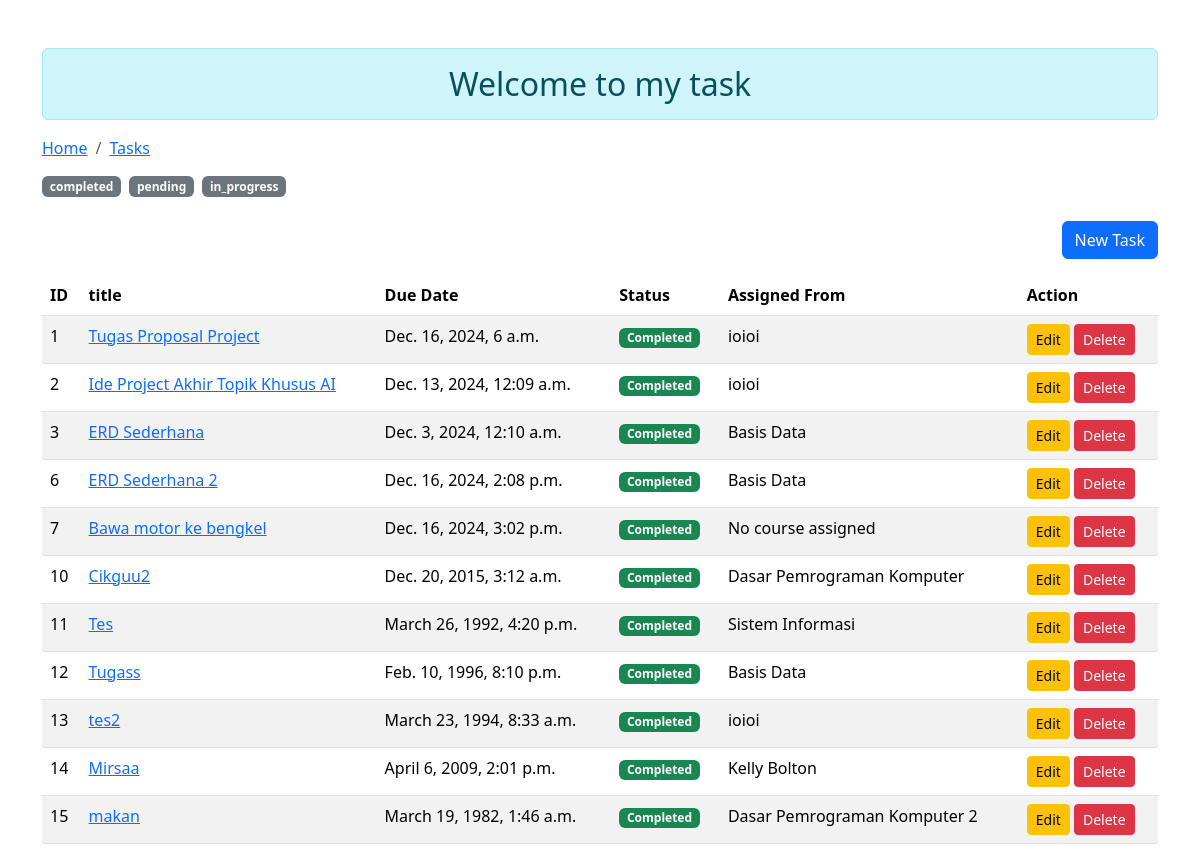
Page /tasks/status/completed/ on the committed database.
### tasks/models.py (models this page shows, shortened)
class Task(models.Model):
    STATUS_CHOICES = [
        ('pending', 'Pending'),
        ('in_progress', 'In Progress'),
        ('completed', 'Completed'),
    ]
    title = models.CharField(max_length=200)
    description = models.TextField(blank=True, null=True)
    link = models.URLField(blank=True, null=True)
    due_date = models.DateTimeField()
    status = models.CharField(
        max_length=20,
        choices=STATUS_CHOICES,
        default='pending'
    )
    course = models.ForeignKey(
        courses.Course,
        on_delete=models.CASCADE,
        null=True,
        blank=True,
        related_name="tasks"
    )

### courses/models.py (models this page shows, shortened)
class Course(models.Model):
    name = models.CharField(max_length=200, unique=True)
    semester = models.PositiveIntegerField()
    description = models.TextField(blank=True, null=True)
    slug = models.SlugField(blank=True,unique=True, default='', editable=False)
    sks = models.PositiveIntegerField(default=2)

### tasks/views.py (the view)
# urls.py: path("", views.TaskListView.as_view(), name="tasks_list"),
class TaskListView(ListView):
    model = models.Task
    template_name = 'tasks/index.html'
    context_object_name = 'Tasks'
    ordering =['due_date']
    def get_queryset(self):
        status =self.kwargs.get('status', None)
        if status:
            return models.Task.objects.filter(status=status)
        return models.Task.objects.all()
    def get_context_data(self, **kwargs):
        context = super().get_context_data(**kwargs)
        context['Title'] = 'My Tasks'
        context['Content'] = 'Welcome to my task'
        context['Status'] = ['completed','pending', 'in_progress']
        context['Selected_status'] =self.kwargs.get('status', None)
        return context

### tasks/templates/tasks/index.html (shortened to what this page needs)
{% load static %}
<!DOCTYPE html>
<html lang="en">
  <head>
    <link
      href="https://cdn.jsdelivr.net/npm/bootstrap@5.3.3/dist/css/bootstrap.min.css"
      rel="stylesheet"
    />
  </head>
  <body>
    <div class="container mt-5">
      <h2 class="text-center alert alert-info">{{Content}}</h2>
      <nav aria-label="breadcrumb">
        <ol class="breadcrumb">
          <li class="breadcrumb-item"><a href="/">Home</a></li>
          <li class="breadcrumb-item active" aria-current="page">
            <a href="{% url "tasks:tasks_list"%}">Tasks</a>
          </li>
        </ol>
      </nav>
      <div class="semester-filter mb-4">
        <div class="d-flex gap-2">
        {% for status in Status %}
            {% if selected_status == status %}
                <a href="{% url "tasks:tasks_by_status" status=status%}" class="badge bg-primary text-decoration-none">{{ status }}</a>
            {% else %}
                <a  href="{% url "tasks:tasks_by_status" status=status%}" class="badge bg-secondary text-decoration-none">{{ status }}</a>
            {% endif %}
        {% endfor %}
        </div>
      </div>
    <div class="d-flex justify-content-end">
        <a href="{% url "tasks:task_new"%}" class="btn btn-primary mb-3 mb-3">New Task</a>
    </div>
    <div class="row">
        <div class="table-responsive">
          <table class="table table-hover table-striped">
            <thead>
              <tr>
                <th>ID</th>
                <th>title</th>
                <th>Due Date</th>
                <th>Status</th>
                <th>Assigned From</th>
                <th>Action</th>
              </tr>
            </thead>
            <tbody id="tbody">
              {% for task in Tasks %}
              <tr>
                <td>{{task.id}}</td>
                <td>
                  <a href="{% url "tasks:tasks_detail" tasks_id=task.id%}">{{task.title}}</a>
                </td>
                <td>{{task.due_date}}</td>
                <td>
                    {% if task.status == 'completed' %}
                        <span class="badge bg-success">Completed</span>
                    {% elif task.status == 'pending' %}
                        <span class="badge bg-warning text-dark">Pending</span>
                    {% elif task.status == 'in_progress' %}
                        <span class="badge bg-info text-white">In Progress</span>
                    {% else %}
                        <span class="badge bg-secondary">Unknown</span>
                    {% endif %}
                </td>
                <td>{% if task.course %}
                    {{ task.course.name }}
                {% else %}
                    No course assigned
                {% endif %}</td>
                <td>
                  <input
                    type="button"
                    data-sid="{{task.id}}"
                    class="btn btn-warning btn-sm btn-edit"
                    value="Edit"
                  />
                  <input
                    type="button"
                    data-sid="{{task.id}}"
                    class="btn btn-danger btn-sm btn-del"
                    value="Delete"
                  />
                </td>
              </tr>
              {% endfor %}
            </tbody>
          </table>
        </div>
      </div>
    </div>
    <link href="https://cdnjs.cloudflare.com/ajax/libs/font-awesome/6.0.0/css/all.min.css" rel="stylesheet">
  </body>
</html>

### rows in the picture
Task: id "1", title "Tugas Proposal Project", due_date "Dec. 16, 2024, 6 a.m.", status "Completed", course.name "ioioi"
Task: id "2", title "Ide Project Akhir Topik Khusus AI", due_date "Dec. 13, 2024, 12:09 a.m.", status "Completed", course.name "ioioi"
Task: id "3", title "ERD Sederhana", due_date "Dec. 3, 2024, 12:10 a.m.", status "Completed", course.name "Basis Data"
Task: id "6", title "ERD Sederhana 2", due_date "Dec. 16, 2024, 2:08 p.m.", status "Completed", course.name "Basis Data"
Task: id "7", title "Bawa motor ke bengkel", due_date "Dec. 16, 2024, 3:02 p.m.", status "Completed", shows "No course assigned"
Task: id "10", title "Cikguu2", due_date "Dec. 20, 2015, 3:12 a.m.", status "Completed", course.name "Dasar Pemrograman Komputer"
Task: id "11", title "Tes", due_date "March 26, 1992, 4:20 p.m.", status "Completed", course.name "Sistem Informasi"
Task: id "12", title "Tugass", due_date "Feb. 10, 1996, 8:10 p.m.", status "Completed", course.name "Basis Data"
Task: id "13", title "tes2", due_date "March 23, 1994, 8:33 a.m.", status "Completed", course.name "ioioi"
Task: id "14", title "Mirsaa", due_date "April 6, 2009, 2:01 p.m.", status "Completed", course.name "Kelly Bolton"
Task: id "15", title "makan", due_date "March 19, 1982, 1:46 a.m.", status "Completed", course.name "Dasar Pemrograman Komputer 2"

### other values in the picture
{{ Content }} "Welcome to my task"
{{ status }} "completed" "pending" "in_progress"
